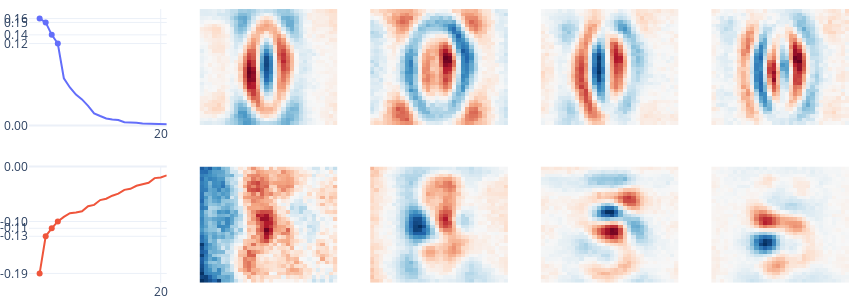
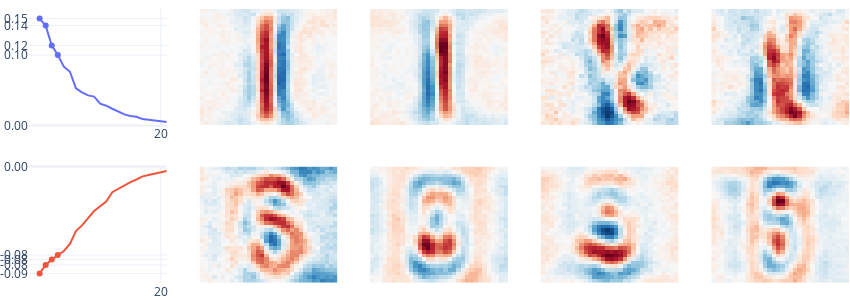
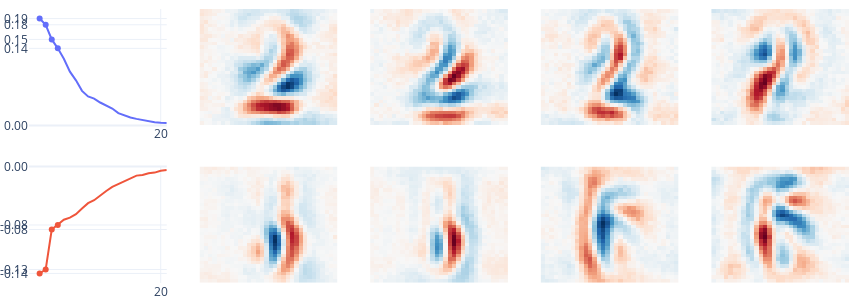
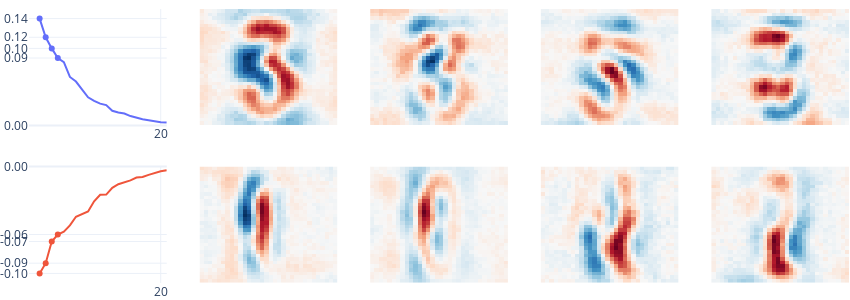

The code cell stored with these charts, in order, in its notebook:
### Code cell
# Visualize the top and bottom 4 eigenvectors in SVHN classification task
for i in range(10):
    print(f"Eigenspectrum Plot for {svhn_labels[i]}")
    eigenspectrum_fig = plot_eigenspectrum(svhn_model, digit=i, eigenvectors=4)
    eigenspectrum_fig.show()

### Figure 1 — Plotly figure (JSON) as saved in the notebook; plotly's stock layout.template omitted (floating-point values rounded to 4 significant figures; data arrays with more than 128 entries replaced by an {"elided": "..."} marker saying what was removed)
{"data": [{"mode": "lines", "type": "scatter", "xaxis": "x", "y": [0.1605, 0.1547, 0.1361, 0.123, 0.07087, 0.05705, 0.04633, 0.03911, 0.02942, 0.01812, 0.01413, 0.01053, 0.008954, 0.008062, 0.004843, 0.004737, 0.004097, 0.00304, 0.002761, 0.002271, 0.001872, 0.001803], "yaxis": "y"}, {"marker": {"color": "#636EFA"}, "mode": "markers", "type": "scatter", "x": [3, 2, 1, 0], "xaxis": "x", "y": [0.123, 0.1361, 0.1547, 0.1605], "yaxis": "y"}, {"marker": {"color": "#EF553B"}, "mode": "lines", "type": "scatter", "xaxis": "x6", "y": [-0.1941, -0.1266, -0.1121, -0.09973, -0.09133, -0.08461, -0.08357, -0.08134, -0.07215, -0.06958, -0.06088, -0.05841, -0.05293, -0.04912, -0.04229, -0.04044, -0.03491, -0.03166, -0.02947, -0.02097, -0.01985, -0.01599], "yaxis": "y6"}, {"marker": {"color": "#EF553B"}, "mode": "markers", "type": "scatter", "x": [0, 1, 2, 3], "xaxis": "x6", "y": [-0.1941, -0.1266, -0.1121, -0.09973], "yaxis": "y6"}, {"colorscale": [[0, "rgb(103,0,31)"], [0.1, "rgb(178,24,43)"], [0.2, "rgb(214,96,77)"], [0.3, "rgb(244,165,130)"], [0.4, "rgb(253,219,199)"], [0.5, "rgb(247,247,247)"], [0.6, "rgb(209,229,240)"], [0.7, "rgb(146,197,222)"], [0.8, "rgb(67,147,195)"], [0.9, "rgb(33,102,172)"], [1, "rgb(5,48,97)"]], "showscale": false, "type": "heatmap", "xaxis": "x2", "yaxis": "y2", "z": {"elided": "32x32 float values"}, "zmid": 0}, {"colorscale": [[0, "rgb(103,0,31)"], [0.1, "rgb(178,24,43)"], [0.2, "rgb(214,96,77)"], [0.3, "rgb(244,165,130)"], [0.4, "rgb(253,219,199)"], [0.5, "rgb(247,247,247)"], [0.6, "rgb(209,229,240)"], [0.7, "rgb(146,197,222)"], [0.8, "rgb(67,147,195)"], [0.9, "rgb(33,102,172)"], [1, "rgb(5,48,97)"]], "showscale": false, "type": "heatmap", "xaxis": "x3", "yaxis": "y3", "z": {"elided": "32x32 float values"}, "zmid": 0}, {"colorscale": [[0, "rgb(103,0,31)"], [0.1, "rgb(178,24,43)"], [0.2, "rgb(214,96,77)"], [0.3, "rgb(244,165,130)"], [0.4, "rgb(253,219,199)"], [0.5, "rgb(247,247,247)"], [0.6, "rgb(209,229,240)"], [0.7, "rgb(146,197,222)"], [0.8, "rgb(67,147,195)"], [0.9, "rgb(33,102,172)"], [1, "rgb(5,48,97)"]], "showscale": false, "type": "heatmap", "xaxis": "x4", "yaxis": "y4", "z": {"elided": "32x32 float values"}, "zmid": 0}, {"colorscale": [[0, "rgb(103,0,31)"], [0.1, "rgb(178,24,43)"], [0.2, "rgb(214,96,77)"], [0.3, "rgb(244,165,130)"], [0.4, "rgb(253,219,199)"], [0.5, "rgb(247,247,247)"], [0.6, "rgb(209,229,240)"], [0.7, "rgb(146,197,222)"], [0.8, "rgb(67,147,195)"], [0.9, "rgb(33,102,172)"], [1, "rgb(5,48,97)"]], "showscale": false, "type": "heatmap", "xaxis": "x5", "yaxis": "y5", "z": {"elided": "32x32 float values"}, "zmid": 0}, {"colorscale": [[0, "rgb(103,0,31)"], [0.1, "rgb(178,24,43)"], [0.2, "rgb(214,96,77)"], [0.3, "rgb(244,165,130)"], [0.4, "rgb(253,219,199)"], [0.5, "rgb(247,247,247)"], [0.6, "rgb(209,229,240)"], [0.7, "rgb(146,197,222)"], [0.8, "rgb(67,147,195)"], [0.9, "rgb(33,102,172)"], [1, "rgb(5,48,97)"]], "showscale": false, "type": "heatmap", "xaxis": "x7", "yaxis": "y7", "z": {"elided": "32x32 float values"}, "zmid": 0}, {"colorscale": [[0, "rgb(103,0,31)"], [0.1, "rgb(178,24,43)"], [0.2, "rgb(214,96,77)"], [0.3, "rgb(244,165,130)"], [0.4, "rgb(253,219,199)"], [0.5, "rgb(247,247,247)"], [0.6, "rgb(209,229,240)"], [0.7, "rgb(146,197,222)"], [0.8, "rgb(67,147,195)"], [0.9, "rgb(33,102,172)"], [1, "rgb(5,48,97)"]], "showscale": false, "type": "heatmap", "xaxis": "x8", "yaxis": "y8", "z": {"elided": "32x32 float values"}, "zmid": 0}, {"colorscale": [[0, "rgb(103,0,31)"], [0.1, "rgb(178,24,43)"], [0.2, "rgb(214,96,77)"], [0.3, "rgb(244,165,130)"], [0.4, "rgb(253,219,199)"], [0.5, "rgb(247,247,247)"], [0.6, "rgb(209,229,240)"], [0.7, "rgb(146,197,222)"], [0.8, "rgb(67,147,195)"], [0.9, "rgb(33,102,172)"], [1, "rgb(5,48,97)"]], "showscale": false, "type": "heatmap", "xaxis": "x9", "yaxis": "y9", "z": {"elided": "32x32 float values"}, "zmid": 0}, {"colorscale": [[0, "rgb(103,0,31)"], [0.1, "rgb(178,24,43)"], [0.2, "rgb(214,96,77)"], [0.3, "rgb(244,165,130)"], [0.4, "rgb(253,219,199)"], [0.5, "rgb(247,247,247)"], [0.6, "rgb(209,229,240)"], [0.7, "rgb(146,197,222)"], [0.8, "rgb(67,147,195)"], [0.9, "rgb(33,102,172)"], [1, "rgb(5,48,97)"]], "showscale": false, "type": "heatmap", "xaxis": "x10", "yaxis": "y10", "z": {"elided": "32x32 float values"}, "zmid": 0}], "layout": {"autosize": false, "coloraxis": {"showscale": false}, "height": 300, "legend": {"visible": false}, "margin": {"b": 0, "l": 0, "r": 0, "t": 0}, "width": 850, "xaxis": {"anchor": "y", "domain": [0, 0.168], "ticktext": ["20"], "tickvals": [20], "visible": true, "zeroline": false}, "xaxis10": {"anchor": "y10", "domain": [0.832, 1], "visible": false}, "xaxis2": {"anchor": "y2", "domain": [0.208, 0.376], "visible": false}, "xaxis3": {"anchor": "y3", "domain": [0.416, 0.584], "visible": false}, "xaxis4": {"anchor": "y4", "domain": [0.624, 0.792], "visible": false}, "xaxis5": {"anchor": "y5", "domain": [0.832, 1], "visible": false}, "xaxis6": {"anchor": "y6", "domain": [0, 0.168], "ticktext": ["20"], "tickvals": [20], "visible": true, "zeroline": false}, "xaxis7": {"anchor": "y7", "domain": [0.208, 0.376], "visible": false}, "xaxis8": {"anchor": "y8", "domain": [0.416, 0.584], "visible": false}, "xaxis9": {"anchor": "y9", "domain": [0.624, 0.792], "visible": false}, "yaxis": {"anchor": "x", "domain": [0.575, 1], "rangemode": "tozero", "ticktext": ["0.00", "0.16", "0.15", "0.14", "0.12"], "tickvals": [0, 0.1605, 0.1547, 0.1361, 0.123], "visible": true, "zeroline": true}, "yaxis10": {"anchor": "x10", "domain": [0, 0.425], "visible": false}, "yaxis2": {"anchor": "x2", "domain": [0.575, 1], "visible": false}, "yaxis3": {"anchor": "x3", "domain": [0.575, 1], "visible": false}, "yaxis4": {"anchor": "x4", "domain": [0.575, 1], "visible": false}, "yaxis5": {"anchor": "x5", "domain": [0.575, 1], "visible": false}, "yaxis6": {"anchor": "x6", "domain": [0, 0.425], "rangemode": "tozero", "ticktext": ["0.00", "-0.19", "-0.13", "-0.11", "-0.10"], "tickvals": [0, -0.1941, -0.1266, -0.1121, -0.09973], "visible": true, "zeroline": true}, "yaxis7": {"anchor": "x7", "domain": [0, 0.425], "visible": false}, "yaxis8": {"anchor": "x8", "domain": [0, 0.425], "visible": false}, "yaxis9": {"anchor": "x9", "domain": [0, 0.425], "visible": false}}}

### Figure 2 — Plotly figure (JSON) as saved in the notebook; plotly's stock layout.template omitted (floating-point values rounded to 4 significant figures; data arrays with more than 128 entries replaced by an {"elided": "..."} marker saying what was removed)
{"data": [{"mode": "lines", "type": "scatter", "xaxis": "x", "y": [0.1537, 0.1436, 0.1151, 0.1012, 0.08455, 0.07725, 0.05345, 0.04753, 0.04324, 0.0415, 0.03128, 0.02841, 0.02404, 0.0199, 0.01594, 0.01351, 0.01253, 0.009124, 0.007818, 0.006507, 0.005925, 0.005031], "yaxis": "y"}, {"marker": {"color": "#636EFA"}, "mode": "markers", "type": "scatter", "x": [3, 2, 1, 0], "xaxis": "x", "y": [0.1012, 0.1151, 0.1436, 0.1537], "yaxis": "y"}, {"marker": {"color": "#EF553B"}, "mode": "lines", "type": "scatter", "xaxis": "x6", "y": [-0.09121, -0.08402, -0.07929, -0.0754, -0.07205, -0.06597, -0.055, -0.05021, -0.04418, -0.03797, -0.03394, -0.02981, -0.02184, -0.019, -0.0159, -0.01322, -0.01103, -0.008368, -0.007186, -0.00608, -0.004872, -0.003773], "yaxis": "y6"}, {"marker": {"color": "#EF553B"}, "mode": "markers", "type": "scatter", "x": [0, 1, 2, 3], "xaxis": "x6", "y": [-0.09121, -0.08402, -0.07929, -0.0754], "yaxis": "y6"}, {"colorscale": [[0, "rgb(103,0,31)"], [0.1, "rgb(178,24,43)"], [0.2, "rgb(214,96,77)"], [0.3, "rgb(244,165,130)"], [0.4, "rgb(253,219,199)"], [0.5, "rgb(247,247,247)"], [0.6, "rgb(209,229,240)"], [0.7, "rgb(146,197,222)"], [0.8, "rgb(67,147,195)"], [0.9, "rgb(33,102,172)"], [1, "rgb(5,48,97)"]], "showscale": false, "type": "heatmap", "xaxis": "x2", "yaxis": "y2", "z": {"elided": "32x32 float values"}, "zmid": 0}, {"colorscale": [[0, "rgb(103,0,31)"], [0.1, "rgb(178,24,43)"], [0.2, "rgb(214,96,77)"], [0.3, "rgb(244,165,130)"], [0.4, "rgb(253,219,199)"], [0.5, "rgb(247,247,247)"], [0.6, "rgb(209,229,240)"], [0.7, "rgb(146,197,222)"], [0.8, "rgb(67,147,195)"], [0.9, "rgb(33,102,172)"], [1, "rgb(5,48,97)"]], "showscale": false, "type": "heatmap", "xaxis": "x3", "yaxis": "y3", "z": {"elided": "32x32 float values"}, "zmid": 0}, {"colorscale": [[0, "rgb(103,0,31)"], [0.1, "rgb(178,24,43)"], [0.2, "rgb(214,96,77)"], [0.3, "rgb(244,165,130)"], [0.4, "rgb(253,219,199)"], [0.5, "rgb(247,247,247)"], [0.6, "rgb(209,229,240)"], [0.7, "rgb(146,197,222)"], [0.8, "rgb(67,147,195)"], [0.9, "rgb(33,102,172)"], [1, "rgb(5,48,97)"]], "showscale": false, "type": "heatmap", "xaxis": "x4", "yaxis": "y4", "z": {"elided": "32x32 float values"}, "zmid": 0}, {"colorscale": [[0, "rgb(103,0,31)"], [0.1, "rgb(178,24,43)"], [0.2, "rgb(214,96,77)"], [0.3, "rgb(244,165,130)"], [0.4, "rgb(253,219,199)"], [0.5, "rgb(247,247,247)"], [0.6, "rgb(209,229,240)"], [0.7, "rgb(146,197,222)"], [0.8, "rgb(67,147,195)"], [0.9, "rgb(33,102,172)"], [1, "rgb(5,48,97)"]], "showscale": false, "type": "heatmap", "xaxis": "x5", "yaxis": "y5", "z": {"elided": "32x32 float values"}, "zmid": 0}, {"colorscale": [[0, "rgb(103,0,31)"], [0.1, "rgb(178,24,43)"], [0.2, "rgb(214,96,77)"], [0.3, "rgb(244,165,130)"], [0.4, "rgb(253,219,199)"], [0.5, "rgb(247,247,247)"], [0.6, "rgb(209,229,240)"], [0.7, "rgb(146,197,222)"], [0.8, "rgb(67,147,195)"], [0.9, "rgb(33,102,172)"], [1, "rgb(5,48,97)"]], "showscale": false, "type": "heatmap", "xaxis": "x7", "yaxis": "y7", "z": {"elided": "32x32 float values"}, "zmid": 0}, {"colorscale": [[0, "rgb(103,0,31)"], [0.1, "rgb(178,24,43)"], [0.2, "rgb(214,96,77)"], [0.3, "rgb(244,165,130)"], [0.4, "rgb(253,219,199)"], [0.5, "rgb(247,247,247)"], [0.6, "rgb(209,229,240)"], [0.7, "rgb(146,197,222)"], [0.8, "rgb(67,147,195)"], [0.9, "rgb(33,102,172)"], [1, "rgb(5,48,97)"]], "showscale": false, "type": "heatmap", "xaxis": "x8", "yaxis": "y8", "z": {"elided": "32x32 float values"}, "zmid": 0}, {"colorscale": [[0, "rgb(103,0,31)"], [0.1, "rgb(178,24,43)"], [0.2, "rgb(214,96,77)"], [0.3, "rgb(244,165,130)"], [0.4, "rgb(253,219,199)"], [0.5, "rgb(247,247,247)"], [0.6, "rgb(209,229,240)"], [0.7, "rgb(146,197,222)"], [0.8, "rgb(67,147,195)"], [0.9, "rgb(33,102,172)"], [1, "rgb(5,48,97)"]], "showscale": false, "type": "heatmap", "xaxis": "x9", "yaxis": "y9", "z": {"elided": "32x32 float values"}, "zmid": 0}, {"colorscale": [[0, "rgb(103,0,31)"], [0.1, "rgb(178,24,43)"], [0.2, "rgb(214,96,77)"], [0.3, "rgb(244,165,130)"], [0.4, "rgb(253,219,199)"], [0.5, "rgb(247,247,247)"], [0.6, "rgb(209,229,240)"], [0.7, "rgb(146,197,222)"], [0.8, "rgb(67,147,195)"], [0.9, "rgb(33,102,172)"], [1, "rgb(5,48,97)"]], "showscale": false, "type": "heatmap", "xaxis": "x10", "yaxis": "y10", "z": {"elided": "32x32 float values"}, "zmid": 0}], "layout": {"autosize": false, "coloraxis": {"showscale": false}, "height": 300, "legend": {"visible": false}, "margin": {"b": 0, "l": 0, "r": 0, "t": 0}, "width": 850, "xaxis": {"anchor": "y", "domain": [0, 0.168], "ticktext": ["20"], "tickvals": [20], "visible": true, "zeroline": false}, "xaxis10": {"anchor": "y10", "domain": [0.832, 1], "visible": false}, "xaxis2": {"anchor": "y2", "domain": [0.208, 0.376], "visible": false}, "xaxis3": {"anchor": "y3", "domain": [0.416, 0.584], "visible": false}, "xaxis4": {"anchor": "y4", "domain": [0.624, 0.792], "visible": false}, "xaxis5": {"anchor": "y5", "domain": [0.832, 1], "visible": false}, "xaxis6": {"anchor": "y6", "domain": [0, 0.168], "ticktext": ["20"], "tickvals": [20], "visible": true, "zeroline": false}, "xaxis7": {"anchor": "y7", "domain": [0.208, 0.376], "visible": false}, "xaxis8": {"anchor": "y8", "domain": [0.416, 0.584], "visible": false}, "xaxis9": {"anchor": "y9", "domain": [0.624, 0.792], "visible": false}, "yaxis": {"anchor": "x", "domain": [0.575, 1], "rangemode": "tozero", "ticktext": ["0.00", "0.15", "0.14", "0.12", "0.10"], "tickvals": [0, 0.1537, 0.1436, 0.1151, 0.1012], "visible": true, "zeroline": true}, "yaxis10": {"anchor": "x10", "domain": [0, 0.425], "visible": false}, "yaxis2": {"anchor": "x2", "domain": [0.575, 1], "visible": false}, "yaxis3": {"anchor": "x3", "domain": [0.575, 1], "visible": false}, "yaxis4": {"anchor": "x4", "domain": [0.575, 1], "visible": false}, "yaxis5": {"anchor": "x5", "domain": [0.575, 1], "visible": false}, "yaxis6": {"anchor": "x6", "domain": [0, 0.425], "rangemode": "tozero", "ticktext": ["0.00", "-0.09", "-0.08", "-0.08", "-0.08"], "tickvals": [0, -0.09121, -0.08402, -0.07929, -0.0754], "visible": true, "zeroline": true}, "yaxis7": {"anchor": "x7", "domain": [0, 0.425], "visible": false}, "yaxis8": {"anchor": "x8", "domain": [0, 0.425], "visible": false}, "yaxis9": {"anchor": "x9", "domain": [0, 0.425], "visible": false}}}

### Figure 3 — Plotly figure (JSON) as saved in the notebook; plotly's stock layout.template omitted (floating-point values rounded to 4 significant figures; data arrays with more than 128 entries replaced by an {"elided": "..."} marker saying what was removed)
{"data": [{"mode": "lines", "type": "scatter", "xaxis": "x", "y": [0.1908, 0.1797, 0.1536, 0.1376, 0.1191, 0.09604, 0.08047, 0.06172, 0.05182, 0.04793, 0.04092, 0.03597, 0.03017, 0.02204, 0.01787, 0.01434, 0.01175, 0.009357, 0.008289, 0.005824, 0.004661, 0.004426], "yaxis": "y"}, {"marker": {"color": "#636EFA"}, "mode": "markers", "type": "scatter", "x": [3, 2, 1, 0], "xaxis": "x", "y": [0.1376, 0.1536, 0.1797, 0.1908], "yaxis": "y"}, {"marker": {"color": "#EF553B"}, "mode": "lines", "type": "scatter", "xaxis": "x6", "y": [-0.1373, -0.1323, -0.08088, -0.07507, -0.06825, -0.06562, -0.06121, -0.05392, -0.04708, -0.04321, -0.03674, -0.03135, -0.02613, -0.02239, -0.0181, -0.01495, -0.01166, -0.01083, -0.008576, -0.00777, -0.005378, -0.004474], "yaxis": "y6"}, {"marker": {"color": "#EF553B"}, "mode": "markers", "type": "scatter", "x": [0, 1, 2, 3], "xaxis": "x6", "y": [-0.1373, -0.1323, -0.08088, -0.07507], "yaxis": "y6"}, {"colorscale": [[0, "rgb(103,0,31)"], [0.1, "rgb(178,24,43)"], [0.2, "rgb(214,96,77)"], [0.3, "rgb(244,165,130)"], [0.4, "rgb(253,219,199)"], [0.5, "rgb(247,247,247)"], [0.6, "rgb(209,229,240)"], [0.7, "rgb(146,197,222)"], [0.8, "rgb(67,147,195)"], [0.9, "rgb(33,102,172)"], [1, "rgb(5,48,97)"]], "showscale": false, "type": "heatmap", "xaxis": "x2", "yaxis": "y2", "z": {"elided": "32x32 float values"}, "zmid": 0}, {"colorscale": [[0, "rgb(103,0,31)"], [0.1, "rgb(178,24,43)"], [0.2, "rgb(214,96,77)"], [0.3, "rgb(244,165,130)"], [0.4, "rgb(253,219,199)"], [0.5, "rgb(247,247,247)"], [0.6, "rgb(209,229,240)"], [0.7, "rgb(146,197,222)"], [0.8, "rgb(67,147,195)"], [0.9, "rgb(33,102,172)"], [1, "rgb(5,48,97)"]], "showscale": false, "type": "heatmap", "xaxis": "x3", "yaxis": "y3", "z": {"elided": "32x32 float values"}, "zmid": 0}, {"colorscale": [[0, "rgb(103,0,31)"], [0.1, "rgb(178,24,43)"], [0.2, "rgb(214,96,77)"], [0.3, "rgb(244,165,130)"], [0.4, "rgb(253,219,199)"], [0.5, "rgb(247,247,247)"], [0.6, "rgb(209,229,240)"], [0.7, "rgb(146,197,222)"], [0.8, "rgb(67,147,195)"], [0.9, "rgb(33,102,172)"], [1, "rgb(5,48,97)"]], "showscale": false, "type": "heatmap", "xaxis": "x4", "yaxis": "y4", "z": {"elided": "32x32 float values"}, "zmid": 0}, {"colorscale": [[0, "rgb(103,0,31)"], [0.1, "rgb(178,24,43)"], [0.2, "rgb(214,96,77)"], [0.3, "rgb(244,165,130)"], [0.4, "rgb(253,219,199)"], [0.5, "rgb(247,247,247)"], [0.6, "rgb(209,229,240)"], [0.7, "rgb(146,197,222)"], [0.8, "rgb(67,147,195)"], [0.9, "rgb(33,102,172)"], [1, "rgb(5,48,97)"]], "showscale": false, "type": "heatmap", "xaxis": "x5", "yaxis": "y5", "z": {"elided": "32x32 float values"}, "zmid": 0}, {"colorscale": [[0, "rgb(103,0,31)"], [0.1, "rgb(178,24,43)"], [0.2, "rgb(214,96,77)"], [0.3, "rgb(244,165,130)"], [0.4, "rgb(253,219,199)"], [0.5, "rgb(247,247,247)"], [0.6, "rgb(209,229,240)"], [0.7, "rgb(146,197,222)"], [0.8, "rgb(67,147,195)"], [0.9, "rgb(33,102,172)"], [1, "rgb(5,48,97)"]], "showscale": false, "type": "heatmap", "xaxis": "x7", "yaxis": "y7", "z": {"elided": "32x32 float values"}, "zmid": 0}, {"colorscale": [[0, "rgb(103,0,31)"], [0.1, "rgb(178,24,43)"], [0.2, "rgb(214,96,77)"], [0.3, "rgb(244,165,130)"], [0.4, "rgb(253,219,199)"], [0.5, "rgb(247,247,247)"], [0.6, "rgb(209,229,240)"], [0.7, "rgb(146,197,222)"], [0.8, "rgb(67,147,195)"], [0.9, "rgb(33,102,172)"], [1, "rgb(5,48,97)"]], "showscale": false, "type": "heatmap", "xaxis": "x8", "yaxis": "y8", "z": {"elided": "32x32 float values"}, "zmid": 0}, {"colorscale": [[0, "rgb(103,0,31)"], [0.1, "rgb(178,24,43)"], [0.2, "rgb(214,96,77)"], [0.3, "rgb(244,165,130)"], [0.4, "rgb(253,219,199)"], [0.5, "rgb(247,247,247)"], [0.6, "rgb(209,229,240)"], [0.7, "rgb(146,197,222)"], [0.8, "rgb(67,147,195)"], [0.9, "rgb(33,102,172)"], [1, "rgb(5,48,97)"]], "showscale": false, "type": "heatmap", "xaxis": "x9", "yaxis": "y9", "z": {"elided": "32x32 float values"}, "zmid": 0}, {"colorscale": [[0, "rgb(103,0,31)"], [0.1, "rgb(178,24,43)"], [0.2, "rgb(214,96,77)"], [0.3, "rgb(244,165,130)"], [0.4, "rgb(253,219,199)"], [0.5, "rgb(247,247,247)"], [0.6, "rgb(209,229,240)"], [0.7, "rgb(146,197,222)"], [0.8, "rgb(67,147,195)"], [0.9, "rgb(33,102,172)"], [1, "rgb(5,48,97)"]], "showscale": false, "type": "heatmap", "xaxis": "x10", "yaxis": "y10", "z": {"elided": "32x32 float values"}, "zmid": 0}], "layout": {"autosize": false, "coloraxis": {"showscale": false}, "height": 300, "legend": {"visible": false}, "margin": {"b": 0, "l": 0, "r": 0, "t": 0}, "width": 850, "xaxis": {"anchor": "y", "domain": [0, 0.168], "ticktext": ["20"], "tickvals": [20], "visible": true, "zeroline": false}, "xaxis10": {"anchor": "y10", "domain": [0.832, 1], "visible": false}, "xaxis2": {"anchor": "y2", "domain": [0.208, 0.376], "visible": false}, "xaxis3": {"anchor": "y3", "domain": [0.416, 0.584], "visible": false}, "xaxis4": {"anchor": "y4", "domain": [0.624, 0.792], "visible": false}, "xaxis5": {"anchor": "y5", "domain": [0.832, 1], "visible": false}, "xaxis6": {"anchor": "y6", "domain": [0, 0.168], "ticktext": ["20"], "tickvals": [20], "visible": true, "zeroline": false}, "xaxis7": {"anchor": "y7", "domain": [0.208, 0.376], "visible": false}, "xaxis8": {"anchor": "y8", "domain": [0.416, 0.584], "visible": false}, "xaxis9": {"anchor": "y9", "domain": [0.624, 0.792], "visible": false}, "yaxis": {"anchor": "x", "domain": [0.575, 1], "rangemode": "tozero", "ticktext": ["0.00", "0.19", "0.18", "0.15", "0.14"], "tickvals": [0, 0.1908, 0.1797, 0.1536, 0.1376], "visible": true, "zeroline": true}, "yaxis10": {"anchor": "x10", "domain": [0, 0.425], "visible": false}, "yaxis2": {"anchor": "x2", "domain": [0.575, 1], "visible": false}, "yaxis3": {"anchor": "x3", "domain": [0.575, 1], "visible": false}, "yaxis4": {"anchor": "x4", "domain": [0.575, 1], "visible": false}, "yaxis5": {"anchor": "x5", "domain": [0.575, 1], "visible": false}, "yaxis6": {"anchor": "x6", "domain": [0, 0.425], "rangemode": "tozero", "ticktext": ["0.00", "-0.14", "-0.13", "-0.08", "-0.08"], "tickvals": [0, -0.1373, -0.1323, -0.08088, -0.07507], "visible": true, "zeroline": true}, "yaxis7": {"anchor": "x7", "domain": [0, 0.425], "visible": false}, "yaxis8": {"anchor": "x8", "domain": [0, 0.425], "visible": false}, "yaxis9": {"anchor": "x9", "domain": [0, 0.425], "visible": false}}}

### Figure 4 — Plotly figure (JSON) as saved in the notebook; plotly's stock layout.template omitted (floating-point values rounded to 4 significant figures; data arrays with more than 128 entries replaced by an {"elided": "..."} marker saying what was removed)
{"data": [{"mode": "lines", "type": "scatter", "xaxis": "x", "y": [0.1422, 0.1174, 0.1025, 0.08975, 0.08413, 0.06454, 0.05845, 0.04818, 0.03739, 0.03271, 0.02903, 0.02702, 0.01947, 0.01715, 0.0159, 0.01251, 0.00988, 0.008144, 0.006931, 0.005255, 0.004417, 0.003919], "yaxis": "y"}, {"marker": {"color": "#636EFA"}, "mode": "markers", "type": "scatter", "x": [3, 2, 1, 0], "xaxis": "x", "y": [0.08975, 0.1025, 0.1174, 0.1422], "yaxis": "y"}, {"marker": {"color": "#EF553B"}, "mode": "lines", "type": "scatter", "xaxis": "x6", "y": [-0.09998, -0.09039, -0.0701, -0.0636, -0.06093, -0.05503, -0.04698, -0.04419, -0.04206, -0.03253, -0.02643, -0.02619, -0.01988, -0.01655, -0.01479, -0.01292, -0.01032, -0.009807, -0.00781, -0.006027, -0.004443, -0.003509], "yaxis": "y6"}, {"marker": {"color": "#EF553B"}, "mode": "markers", "type": "scatter", "x": [0, 1, 2, 3], "xaxis": "x6", "y": [-0.09998, -0.09039, -0.0701, -0.0636], "yaxis": "y6"}, {"colorscale": [[0, "rgb(103,0,31)"], [0.1, "rgb(178,24,43)"], [0.2, "rgb(214,96,77)"], [0.3, "rgb(244,165,130)"], [0.4, "rgb(253,219,199)"], [0.5, "rgb(247,247,247)"], [0.6, "rgb(209,229,240)"], [0.7, "rgb(146,197,222)"], [0.8, "rgb(67,147,195)"], [0.9, "rgb(33,102,172)"], [1, "rgb(5,48,97)"]], "showscale": false, "type": "heatmap", "xaxis": "x2", "yaxis": "y2", "z": {"elided": "32x32 float values"}, "zmid": 0}, {"colorscale": [[0, "rgb(103,0,31)"], [0.1, "rgb(178,24,43)"], [0.2, "rgb(214,96,77)"], [0.3, "rgb(244,165,130)"], [0.4, "rgb(253,219,199)"], [0.5, "rgb(247,247,247)"], [0.6, "rgb(209,229,240)"], [0.7, "rgb(146,197,222)"], [0.8, "rgb(67,147,195)"], [0.9, "rgb(33,102,172)"], [1, "rgb(5,48,97)"]], "showscale": false, "type": "heatmap", "xaxis": "x3", "yaxis": "y3", "z": {"elided": "32x32 float values"}, "zmid": 0}, {"colorscale": [[0, "rgb(103,0,31)"], [0.1, "rgb(178,24,43)"], [0.2, "rgb(214,96,77)"], [0.3, "rgb(244,165,130)"], [0.4, "rgb(253,219,199)"], [0.5, "rgb(247,247,247)"], [0.6, "rgb(209,229,240)"], [0.7, "rgb(146,197,222)"], [0.8, "rgb(67,147,195)"], [0.9, "rgb(33,102,172)"], [1, "rgb(5,48,97)"]], "showscale": false, "type": "heatmap", "xaxis": "x4", "yaxis": "y4", "z": {"elided": "32x32 float values"}, "zmid": 0}, {"colorscale": [[0, "rgb(103,0,31)"], [0.1, "rgb(178,24,43)"], [0.2, "rgb(214,96,77)"], [0.3, "rgb(244,165,130)"], [0.4, "rgb(253,219,199)"], [0.5, "rgb(247,247,247)"], [0.6, "rgb(209,229,240)"], [0.7, "rgb(146,197,222)"], [0.8, "rgb(67,147,195)"], [0.9, "rgb(33,102,172)"], [1, "rgb(5,48,97)"]], "showscale": false, "type": "heatmap", "xaxis": "x5", "yaxis": "y5", "z": {"elided": "32x32 float values"}, "zmid": 0}, {"colorscale": [[0, "rgb(103,0,31)"], [0.1, "rgb(178,24,43)"], [0.2, "rgb(214,96,77)"], [0.3, "rgb(244,165,130)"], [0.4, "rgb(253,219,199)"], [0.5, "rgb(247,247,247)"], [0.6, "rgb(209,229,240)"], [0.7, "rgb(146,197,222)"], [0.8, "rgb(67,147,195)"], [0.9, "rgb(33,102,172)"], [1, "rgb(5,48,97)"]], "showscale": false, "type": "heatmap", "xaxis": "x7", "yaxis": "y7", "z": {"elided": "32x32 float values"}, "zmid": 0}, {"colorscale": [[0, "rgb(103,0,31)"], [0.1, "rgb(178,24,43)"], [0.2, "rgb(214,96,77)"], [0.3, "rgb(244,165,130)"], [0.4, "rgb(253,219,199)"], [0.5, "rgb(247,247,247)"], [0.6, "rgb(209,229,240)"], [0.7, "rgb(146,197,222)"], [0.8, "rgb(67,147,195)"], [0.9, "rgb(33,102,172)"], [1, "rgb(5,48,97)"]], "showscale": false, "type": "heatmap", "xaxis": "x8", "yaxis": "y8", "z": {"elided": "32x32 float values"}, "zmid": 0}, {"colorscale": [[0, "rgb(103,0,31)"], [0.1, "rgb(178,24,43)"], [0.2, "rgb(214,96,77)"], [0.3, "rgb(244,165,130)"], [0.4, "rgb(253,219,199)"], [0.5, "rgb(247,247,247)"], [0.6, "rgb(209,229,240)"], [0.7, "rgb(146,197,222)"], [0.8, "rgb(67,147,195)"], [0.9, "rgb(33,102,172)"], [1, "rgb(5,48,97)"]], "showscale": false, "type": "heatmap", "xaxis": "x9", "yaxis": "y9", "z": {"elided": "32x32 float values"}, "zmid": 0}, {"colorscale": [[0, "rgb(103,0,31)"], [0.1, "rgb(178,24,43)"], [0.2, "rgb(214,96,77)"], [0.3, "rgb(244,165,130)"], [0.4, "rgb(253,219,199)"], [0.5, "rgb(247,247,247)"], [0.6, "rgb(209,229,240)"], [0.7, "rgb(146,197,222)"], [0.8, "rgb(67,147,195)"], [0.9, "rgb(33,102,172)"], [1, "rgb(5,48,97)"]], "showscale": false, "type": "heatmap", "xaxis": "x10", "yaxis": "y10", "z": {"elided": "32x32 float values"}, "zmid": 0}], "layout": {"autosize": false, "coloraxis": {"showscale": false}, "height": 300, "legend": {"visible": false}, "margin": {"b": 0, "l": 0, "r": 0, "t": 0}, "width": 850, "xaxis": {"anchor": "y", "domain": [0, 0.168], "ticktext": ["20"], "tickvals": [20], "visible": true, "zeroline": false}, "xaxis10": {"anchor": "y10", "domain": [0.832, 1], "visible": false}, "xaxis2": {"anchor": "y2", "domain": [0.208, 0.376], "visible": false}, "xaxis3": {"anchor": "y3", "domain": [0.416, 0.584], "visible": false}, "xaxis4": {"anchor": "y4", "domain": [0.624, 0.792], "visible": false}, "xaxis5": {"anchor": "y5", "domain": [0.832, 1], "visible": false}, "xaxis6": {"anchor": "y6", "domain": [0, 0.168], "ticktext": ["20"], "tickvals": [20], "visible": true, "zeroline": false}, "xaxis7": {"anchor": "y7", "domain": [0.208, 0.376], "visible": false}, "xaxis8": {"anchor": "y8", "domain": [0.416, 0.584], "visible": false}, "xaxis9": {"anchor": "y9", "domain": [0.624, 0.792], "visible": false}, "yaxis": {"anchor": "x", "domain": [0.575, 1], "rangemode": "tozero", "ticktext": ["0.00", "0.14", "0.12", "0.10", "0.09"], "tickvals": [0, 0.1422, 0.1174, 0.1025, 0.08975], "visible": true, "zeroline": true}, "yaxis10": {"anchor": "x10", "domain": [0, 0.425], "visible": false}, "yaxis2": {"anchor": "x2", "domain": [0.575, 1], "visible": false}, "yaxis3": {"anchor": "x3", "domain": [0.575, 1], "visible": false}, "yaxis4": {"anchor": "x4", "domain": [0.575, 1], "visible": false}, "yaxis5": {"anchor": "x5", "domain": [0.575, 1], "visible": false}, "yaxis6": {"anchor": "x6", "domain": [0, 0.425], "rangemode": "tozero", "ticktext": ["0.00", "-0.10", "-0.09", "-0.07", "-0.06"], "tickvals": [0, -0.09998, -0.09039, -0.0701, -0.0636], "visible": true, "zeroline": true}, "yaxis7": {"anchor": "x7", "domain": [0, 0.425], "visible": false}, "yaxis8": {"anchor": "x8", "domain": [0, 0.425], "visible": false}, "yaxis9": {"anchor": "x9", "domain": [0, 0.425], "visible": false}}}
